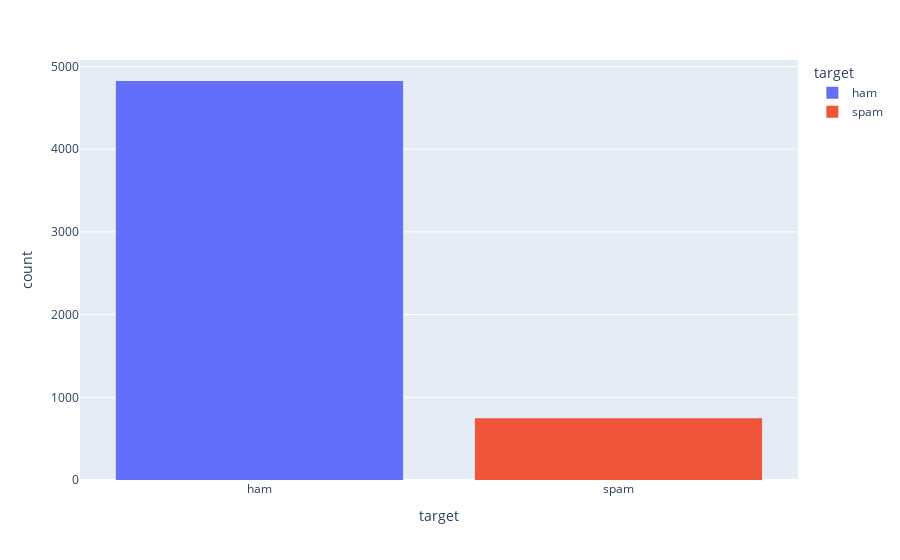

The notebook cell this image was saved under:
### Code cell
px.histogram(df,x='target',color='target')

### Figure 1 — Plotly figure (JSON) as saved in the notebook; plotly's stock layout.template omitted (floating-point values rounded to 4 significant figures; data arrays with more than 128 entries replaced by an {"elided": "..."} marker saying what was removed)
{"data": [{"alignmentgroup": "True", "bingroup": "x", "hovertemplate": "target=%{x}<br>count=%{y}<extra></extra>", "legendgroup": "ham", "marker": {"color": "#636efa", "pattern": {"shape": ""}}, "name": "ham", "offsetgroup": "ham", "orientation": "v", "showlegend": true, "type": "histogram", "x": {"elided": "4825 str values"}, "xaxis": "x", "yaxis": "y"}, {"alignmentgroup": "True", "bingroup": "x", "hovertemplate": "target=%{x}<br>count=%{y}<extra></extra>", "legendgroup": "spam", "marker": {"color": "#EF553B", "pattern": {"shape": ""}}, "name": "spam", "offsetgroup": "spam", "orientation": "v", "showlegend": true, "type": "histogram", "x": {"elided": "747 str values"}, "xaxis": "x", "yaxis": "y"}], "layout": {"barmode": "relative", "legend": {"title": {"text": "target"}, "tracegroupgap": 0}, "margin": {"t": 60}, "xaxis": {"anchor": "y", "categoryarray": ["ham", "spam"], "categoryorder": "array", "domain": [0, 1], "title": {"text": "target"}}, "yaxis": {"anchor": "x", "domain": [0, 1], "title": {"text": "count"}}}}
